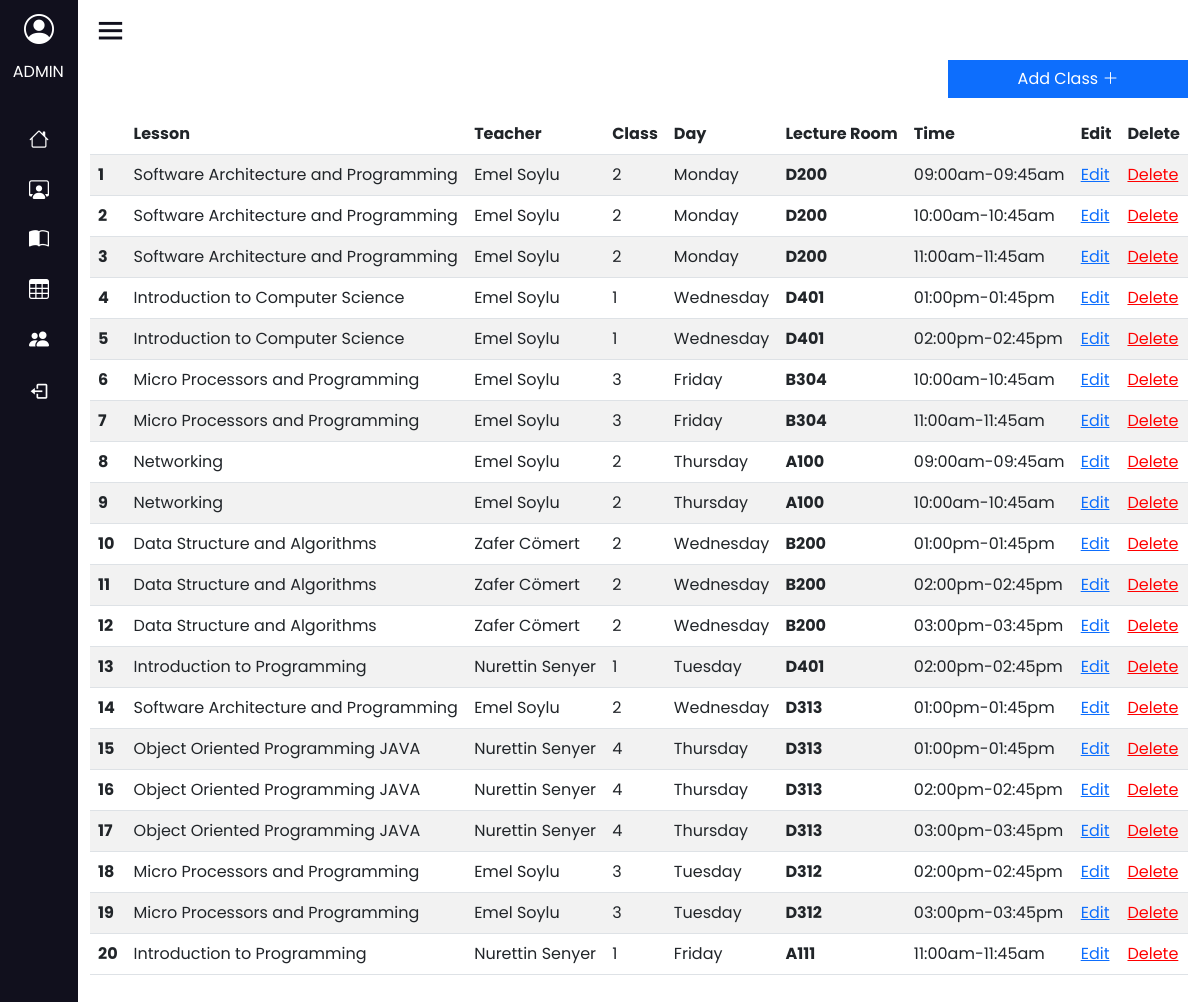
The app's page /administration/all-classes (signed in) with its own data.
### course_management/models.py (models this page shows, shortened)
class ClassRoom(models.Model):
    DAYS_OF_WEEK_CHOICES = [
        ('monday', 'Monday'),
        ('tuesday', 'Tuesday'),
        ('wednesday', 'Wednesday'),
        ('thursday', 'Thursday'),
        ('friday', 'Friday'),
        ('saturday', 'Saturday'),
    ]
    LECTURE_START_TIMES = [
        ('09:00am-09:45am', '09:00am-09:45am'),
        ('10:00am-10:45am', '10:00am-10:45am'),
        ('11:00am-11:45am', '11:00am-11:45am'),
        ('01:00pm-01:45pm', '01:00pm-01:45pm'),
        ('02:00pm-02:45pm', '02:00pm-02:45pm'),
        ('03:00pm-03:45pm', '03:00pm-03:45pm'),
        ('04:00pm-04:45pm', '04:00pm-04:45pm'),
    ]
    course = models.ForeignKey('Course', related_name='class_room',on_delete=models.SET_NULL, null=True)
    room_no = models.CharField(max_length=100)
    day = models.CharField(choices=DAYS_OF_WEEK_CHOICES , max_length=30)
    lecture_time = models.CharField(choices=LECTURE_START_TIMES , max_length=50)

class Course(models.Model):
    course_language  = models.CharField(max_length=20 , choices=(('English','English') , ('Turkish','Turkish')), default='Turkish')
    course_level = models.CharField(max_length=200 , choices=(('associate degree','associate degree'),('licence','licence') , ('master degree','master degree'),('doc','doc')), default='licence')
    aim_of_lesson = models.TextField()
    course_content = models.TextField()
    course_assistants = models.ManyToManyField('Personal', related_name='assistants', blank=True)
    course_resources  = models.ManyToManyField(Resource)
    course_structure  = models.OneToOneField(CourseStructure , blank=True , null=True , on_delete=models.SET_NULL)
    course_learning_outcomes = models.ManyToManyField(CourseOutcomes)
    faculty = models.ForeignKey(Faculty, on_delete=models.CASCADE)
    department = models.ForeignKey( Department, on_delete=models.CASCADE)
    class_no= models.IntegerField( default=0 )
    course_code = models.CharField(max_length=15 , default="MYAZ230")
    course_name = models.CharField(max_length=400)
    lecturer = models.ForeignKey('Personal', on_delete= models.SET_NULL , null=True  , related_name='course_set')
    credit = models.IntegerField(default=0)
    course_topics = models.ManyToManyField('CourseTopic' , blank=True )
    midterm_exam = models.IntegerField(  validators=[MaxValueValidator(100)], default=40 ,blank=True)
    final_exam = models.IntegerField( validators=[MaxValueValidator(100)], default=60 ,blank=True, null=True)
    assginment = models.IntegerField( validators=[MaxValueValidator(100)] ,blank=True, null=True)
    practice = models.IntegerField( validators=[MaxValueValidator(100)] ,blank=True, null=True)
    project = models.IntegerField( validators=[MaxValueValidator(100)] ,blank=True, null=True)
    course_document = models.FileField(upload_to='lesson_documents/',null=True)
    semester_choices=(
        ('Spring Semester', 'Spring Semester'),
        ('Fall Semester','Fall Semester')
    )
    semester = models.CharField(max_length=30 , choices=semester_choices , null=True , blank=True)
    _semester_choice = (
        (1,'1'),
        (2,'2'),
        (3,'3'),
        (4,'4'),
        (5,'5'),
        (6,'6'),
        (7,'7'),
        (8,'8'),
    )
    semester_no = models.IntegerField(choices=_semester_choice , default=1)
    def __str__(self):
        return self.course_name

class Personal(models.Model):
    user = models.OneToOneField(User , on_delete=models.CASCADE , related_name='personal')
    faculty = models.ForeignKey(Faculty , on_delete=models.CASCADE)
    department = models.ForeignKey(Department, on_delete=models.CASCADE)
    identity_no = models.IntegerField(unique=True)
    personal_no = models.CharField( max_length=10 , unique=True)
    first_name = models.CharField(max_length=255)
    last_name = models.CharField(max_length=255)
    phone = models.CharField(max_length=15)
    email = models.EmailField()
    def __str__(self):
        return self.first_name +" "+self.last_name

### course_management/views.py (the view)
# urls.py: path('administration/all-classes' , views.get_classes , name='all-classes'),
@login_required
def get_classes(request):
    class_rooms = ClassRoom.objects.all()
    return render(request, 'course_management/administration/all_classes.html', {'class_rooms': class_rooms})

### course_management/templates/course_management/administration/all_classes.html
{% extends 'course_management/administration/admin_home.html' %}
{% block homecontent %}
<div class="container" style="padding-bottom: 2rem;">
    <div style="padding-bottom:1rem;display: flex; align-items: center; justify-content: right;">
        <a href="{% url 'add-class' %}" class="btn btn-primary"
            style="border-radius:0% ; float: right; width: 15rem;">Add Class <i class="bi bi-plus-lg"></i>
        </a>
    </div>
    <table class="table table-striped table-hover">
        <thead>
            <tr>
                <th scope="col"></th>
                <th scope="col">Lesson</th>
                <th scope="col">Teacher</th>
                <th scope="col">Class</th>
                <th scope="col">Day</th>
                <th scope="col">Lecture Room</th>
                <th scope="col">Time</th>
                <th scope="col"> Edit</th>
                <th scope="col"> Delete</th>
            </tr>
        </thead>
        <tbody>
            {% for room in class_rooms %}
            <tr>
                <th scope="row">{{forloop.counter}}</th>
                <td>{{room.course}}</td>
                <td>{{room.course.lecturer}}</td>
                <td>{{room.course.class_no}}</td>
                <td >{{room.day|title}}</td>
                <td style="font-weight: bold;">{{room.room_no}}</td>
                <td>{{room.lecture_time}}</td>
                <td><a href="{% url 'edit-class' id=room.id %}" >Edit</a></td>
                <td><a href="{% url 'delete-class' id=room.id %}"  style="color: red;">Delete</a>
                </td>
            </tr>
            {% endfor %}
        </tbody>
    </table>
</div>
{% endblock %}

### course_management/static/css/style.css (style rules this page uses)
* { margin: 0; padding: 0; box-sizing: border-box; font-family: 'Poppins', sans-serif; }

### records on screen
ClassRoom: course "Software Architecture and Programming", course.lecturer "Emel Soylu", course.class_no "2", day "Monday", room_no "D200", lecture_time "09:00am-09:45am"
ClassRoom: course "Software Architecture and Programming", course.lecturer "Emel Soylu", course.class_no "2", day "Monday", room_no "D200", lecture_time "10:00am-10:45am"
ClassRoom: course "Software Architecture and Programming", course.lecturer "Emel Soylu", course.class_no "2", day "Monday", room_no "D200", lecture_time "11:00am-11:45am"
ClassRoom: course "Introduction to Computer Science", course.lecturer "Emel Soylu", course.class_no "1", day "Wednesday", room_no "D401", lecture_time "01:00pm-01:45pm"
ClassRoom: course "Introduction to Computer Science", course.lecturer "Emel Soylu", course.class_no "1", day "Wednesday", room_no "D401", lecture_time "02:00pm-02:45pm"
ClassRoom: course "Micro Processors and Programming", course.lecturer "Emel Soylu", course.class_no "3", day "Friday", room_no "B304", lecture_time "10:00am-10:45am"
ClassRoom: course "Micro Processors and Programming", course.lecturer "Emel Soylu", course.class_no "3", day "Friday", room_no "B304", lecture_time "11:00am-11:45am"
ClassRoom: course "Networking", course.lecturer "Emel Soylu", course.class_no "2", day "Thursday", room_no "A100", lecture_time "09:00am-09:45am"
ClassRoom: course "Networking", course.lecturer "Emel Soylu", course.class_no "2", day "Thursday", room_no "A100", lecture_time "10:00am-10:45am"
ClassRoom: course "Data Structure and Algorithms", course.lecturer "Zafer Cömert", course.class_no "2", day "Wednesday", room_no "B200", lecture_time "01:00pm-01:45pm"
ClassRoom: course "Data Structure and Algorithms", course.lecturer "Zafer Cömert", course.class_no "2", day "Wednesday", room_no "B200", lecture_time "02:00pm-02:45pm"
ClassRoom: course "Data Structure and Algorithms", course.lecturer "Zafer Cömert", course.class_no "2", day "Wednesday", room_no "B200", lecture_time "03:00pm-03:45pm"
ClassRoom: course "Introduction to Programming", course.lecturer "Nurettin Senyer", course.class_no "1", day "Tuesday", room_no "D401", lecture_time "02:00pm-02:45pm"
ClassRoom: course "Software Architecture and Programming", course.lecturer "Emel Soylu", course.class_no "2", day "Wednesday", room_no "D313", lecture_time "01:00pm-01:45pm"
ClassRoom: course "Object Oriented Programming JAVA", course.lecturer "Nurettin Senyer", course.class_no "4", day "Thursday", room_no "D313", lecture_time "01:00pm-01:45pm"
ClassRoom: course "Object Oriented Programming JAVA", course.lecturer "Nurettin Senyer", course.class_no "4", day "Thursday", room_no "D313", lecture_time "02:00pm-02:45pm"
ClassRoom: course "Object Oriented Programming JAVA", course.lecturer "Nurettin Senyer", course.class_no "4", day "Thursday", room_no "D313", lecture_time "03:00pm-03:45pm"
ClassRoom: course "Micro Processors and Programming", course.lecturer "Emel Soylu", course.class_no "3", day "Tuesday", room_no "D312", lecture_time "02:00pm-02:45pm"
ClassRoom: course "Micro Processors and Programming", course.lecturer "Emel Soylu", course.class_no "3", day "Tuesday", room_no "D312", lecture_time "03:00pm-03:45pm"
ClassRoom: course "Introduction to Programming", course.lecturer "Nurettin Senyer", course.class_no "1", day "Friday", room_no "A111", lecture_time "11:00am-11:45am"
